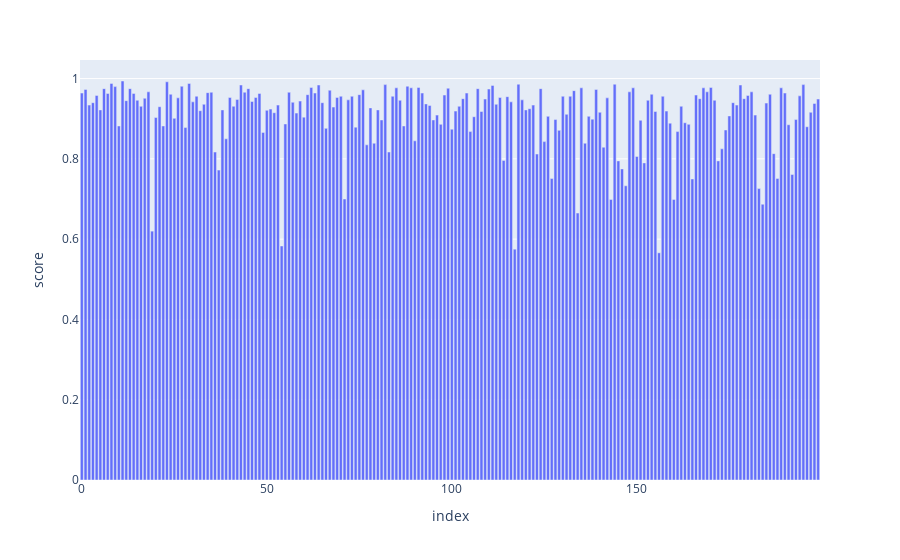

Notebook source saved alongside this figure:
### Code cell
df['index']=df.index

working_df = df.head(200)
fig = px.bar(working_df,x='index',y='score')

fig.show()

### Figure 1 — Plotly figure (JSON) as saved in the notebook; plotly's stock layout.template omitted (floating-point values rounded to 4 significant figures; data arrays with more than 128 entries replaced by an {"elided": "..."} marker saying what was removed)
{"data": [{"alignmentgroup": "True", "hovertemplate": "index=%{x}<br>score=%{y}<extra></extra>", "legendgroup": "", "marker": {"color": "#636efa"}, "name": "", "offsetgroup": "", "orientation": "v", "showlegend": false, "textposition": "auto", "type": "bar", "x": {"elided": "200 int values"}, "xaxis": "x", "y": {"elided": "200 float values"}, "yaxis": "y"}], "layout": {"barmode": "relative", "legend": {"tracegroupgap": 0}, "margin": {"t": 60}, "xaxis": {"anchor": "y", "domain": [0, 1], "title": {"text": "index"}}, "yaxis": {"anchor": "x", "domain": [0, 1], "title": {"text": "score"}}}}
